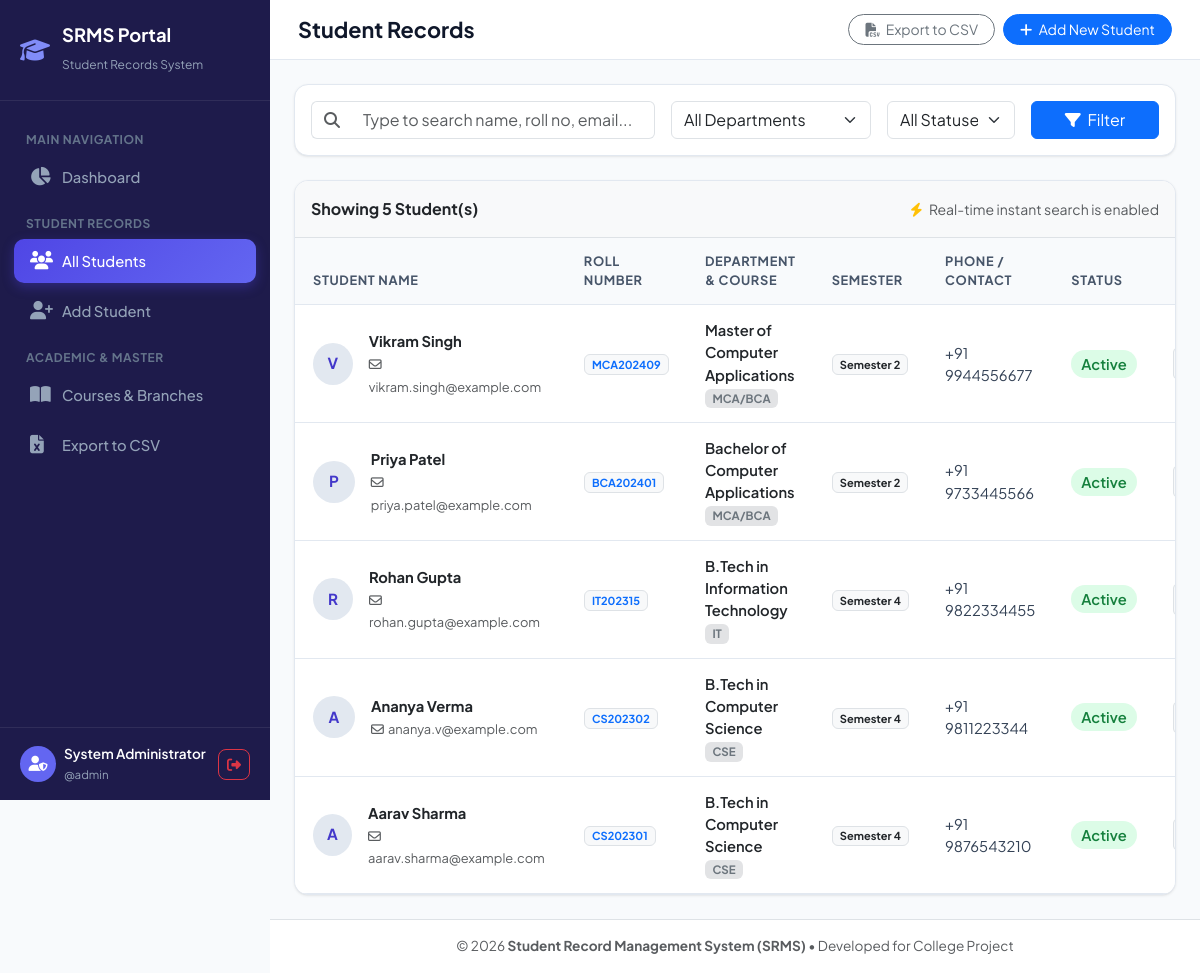
The app's page /students.php (signed in) with its own data.
### tables this page shows
CREATE TABLE `students` (
    `id` INT AUTO_INCREMENT PRIMARY KEY,
    `roll_no` VARCHAR(30) NOT NULL UNIQUE,
    `full_name` VARCHAR(100) NOT NULL,
    `email` VARCHAR(100) NOT NULL UNIQUE,
    `phone` VARCHAR(20) NOT NULL,
    `dob` DATE NOT NULL,
    `gender` ENUM('Male', 'Female', 'Other') NOT NULL DEFAULT 'Male',
    `dept_id` INT NOT NULL,
    `course_id` INT NOT NULL,
    `semester` VARCHAR(20) NOT NULL,
    `admission_year` INT NOT NULL,
    `photo` VARCHAR(255) NULL,
    `address` TEXT NULL,
    `status` ENUM('Active', 'Inactive', 'Graduated') NOT NULL DEFAULT 'Active',
    `created_at` TIMESTAMP DEFAULT CURRENT_TIMESTAMP,
    `updated_at` TIMESTAMP DEFAULT CURRENT_TIMESTAMP ON UPDATE CURRENT_TIMESTAMP,
    FOREIGN KEY (`dept_id`) REFERENCES `departments`(`id`) ON DELETE CASCADE,
    FOREIGN KEY (`course_id`) REFERENCES `courses`(`id`) ON DELETE CASCADE
);

CREATE TABLE `courses` (
    `id` INT AUTO_INCREMENT PRIMARY KEY,
    `dept_id` INT NOT NULL,
    `course_name` VARCHAR(100) NOT NULL,
    `course_code` VARCHAR(20) NOT NULL UNIQUE,
    `duration_years` INT NOT NULL DEFAULT 4,
    `created_at` TIMESTAMP DEFAULT CURRENT_TIMESTAMP,
    FOREIGN KEY (`dept_id`) REFERENCES `departments`(`id`) ON DELETE CASCADE
);

CREATE TABLE `departments` (
    `id` INT AUTO_INCREMENT PRIMARY KEY,
    `dept_name` VARCHAR(100) NOT NULL,
    `dept_code` VARCHAR(20) NOT NULL UNIQUE,
    `created_at` TIMESTAMP DEFAULT CURRENT_TIMESTAMP
);

### students.php (the view, shortened to what this page needs)
<?php
require_once __DIR__ . '/config/db.php';
$dept_filter = isset($_GET['department']) ? (int)$_GET['department'] : 0;
$search_query = isset($_GET['search']) ? trim($_GET['search']) : '';
$sql = "
    SELECT s.*, d.dept_name, d.dept_code, c.course_name, c.course_code
    FROM students s
    LEFT JOIN departments d ON s.dept_id = d.id
    LEFT JOIN courses c ON s.course_id = c.id
    WHERE 1=1
";
$params = [];
$sql .= " ORDER BY s.id DESC";
$stmt = $pdo->prepare($sql);
$stmt->execute($params);
$students = $stmt->fetchAll();
require_once __DIR__ . '/includes/header.php';
require_once __DIR__ . '/includes/sidebar.php';
?>
<div class="main-content">
    <header class="top-navbar">
        <h1 class="page-title">Student Records</h1>
        <div class="d-flex align-items-center gap-2">
            <a href="export.php<?php echo (!empty($dept_filter)) ? '?department='.$dept_filter : ''; ?>" class="btn btn-outline-secondary btn-sm rounded-pill px-3">
                <i class="fa-solid fa-file-csv me-1"></i> Export to CSV
            </a>
            <a href="student_add.php" class="btn btn-primary btn-sm rounded-pill px-3">
                <i class="fa-solid fa-plus me-1"></i> Add New Student
            </a>
        </div>
    </header>
    <div class="p-4">
        <div class="custom-card p-3 mb-4">
            <form method="GET" action="students.php" class="row g-3 align-items-center">
                <div class="col-md-5">
                    <div class="input-group">
                        <span class="input-group-text bg-white border-end-0"><i class="fa-solid fa-magnifying-glass text-muted"></i></span>
                        <input type="text" id="studentSearchInput" name="search" class="form-control border-start-0" placeholder="Type to search name, roll no, email..." value="<?php echo htmlspecialchars($search_query); ?>">
                    </div>
                </div>
                <div class="col-md-3">
                    <select name="department" class="form-select" onchange="this.form.submit()">
                        <option value="">All Departments</option>
                    </select>
                </div>
                <div class="col-md-2">
                    <select name="status" class="form-select" onchange="this.form.submit()">
                        <option value="">All Statuses</option>
                    </select>
                </div>
                <div class="col-md-2 d-flex gap-2">
                    <button type="submit" class="btn btn-primary w-100"><i class="fa-solid fa-filter me-1"></i> Filter</button>
                </div>
            </form>
        </div>
        <div class="custom-card overflow-hidden">
            <div class="p-3 bg-light border-bottom d-flex justify-content-between align-items-center">
                <span class="fw-bold text-dark">
                    Showing <?php echo count($students); ?> Student(s)
                </span>
                <small class="text-muted"><i class="fa-solid fa-bolt text-warning me-1"></i> Real-time instant search is enabled</small>
            </div>
            <div class="table-responsive">
                <table class="table table-custom align-middle">
                    <thead>
                        <tr>
                            <th>Student Name</th>
                            <th>Roll Number</th>
                            <th>Department & Course</th>
                            <th>Semester</th>
                            <th>Phone / Contact</th>
                            <th>Status</th>
                            <th class="text-end">Actions</th>
                        </tr>
                    </thead>
                    <tbody id="studentTableBody">
                        <?php if (!empty($students)): ?>
                            <?php foreach ($students as $row): ?>
                                <tr>
                                    <td>
                                        <div class="d-flex align-items-center gap-3">
                                            <?php if (!empty($row['photo']) && file_exists(__DIR__ . '/' . $row['photo'])): ?>
                                                <img src="<?php echo htmlspecialchars($row['photo']); ?>" class="avatar" alt="Avatar">
                                            <?php else: ?>
                                                <div class="avatar">
                                                    <?php echo strtoupper(substr($row['full_name'], 0, 1)); ?>
                                                </div>
                                            <?php endif; ?>
                                            <div>
                                                <div class="fw-bold text-dark"><?php echo htmlspecialchars($row['full_name']); ?></div>
                                                <small class="text-muted"><i class="fa-regular fa-envelope me-1"></i><?php echo htmlspecialchars($row['email']); ?></small>
                                            </div>
                                        </div>
                                    </td>
                                    <td>
                                        <span class="badge bg-light text-primary border fw-bold"><?php echo htmlspecialchars($row['roll_no']); ?></span>
                                    </td>
                                    <td>
                                        <div class="fw-semibold text-dark"><?php echo htmlspecialchars($row['course_name'] ?? 'N/A'); ?></div>
                                        <span class="badge bg-secondary-subtle text-secondary" style="font-size: 0.72rem;"><?php echo htmlspecialchars($row['dept_code'] ?? ''); ?></span>
                                    </td>
                                    <td><span class="badge bg-light text-dark border"><?php echo htmlspecialchars($row['semester']); ?></span></td>
                                    <td><?php echo htmlspecialchars($row['phone']); ?></td>
                                    <td>
                                        <?php if ($row['status'] === 'Active'): ?>
                                            <span class="badge-soft-success">Active</span>
                                        <?php elseif ($row['status'] === 'Graduated'): ?>
                                            <span class="badge-soft-primary">Graduated</span>
                                        <?php else: ?>
                                            <span class="badge-soft-warning">Inactive</span>
                                        <?php endif; ?>
                                    </td>
                                    <td class="text-end">
                                        <div class="btn-group btn-group-sm">
                                            <a href="student_view.php?id=<?php echo $row['id']; ?>" class="btn btn-light border" title="View Full Profile">
                                            </a>
                                        </div>
                                    </td>
                                </tr>
                            <?php endforeach; ?>
                        <?php endif; ?>
                    </tbody>
                </table>
            </div>
        </div>
    </div>
<?php require_once __DIR__ . '/includes/footer.php'; ?>

### assets/css/style.css (style rules this page uses)
:root { --primary: #4f46e5; --primary-hover: #4338ca; --primary-light: #eef2ff; --secondary: #0ea5e9; --dark: #0f172a; --sidebar-bg: #1e1b4b; --sidebar-hover: #312e81; --text-main: #334155; --text-muted: #64748b; --bg-body: #f8fafc; --card-bg: #ffffff; --border-color: #e2e8f0; --radius: 14px; --shadow-sm: 0 1px 3px 0 rgb(0 0 0 / 0.07), 0 1px 2px -1px rgb(0 0 0 / 0.07); --shadow-md: 0 4px 6px -1px rgb(0 0 0 / 0.07), 0 2px 4px -2px rgb(0 0 0 / 0.07); --shadow-xl: 0 20px 25px -5px rgb(0 0 0 / 0.08), 0 8px 10px -6px rgb(0 0 0 / 0.08); }
body { font-family: 'Plus Jakarta Sans', -apple-system, BlinkMacSystemFont, "Segoe UI", Roboto, sans-serif; background-color: var(--bg-body); color: var(--text-main); overflow-x: hidden; }
.main-content { flex-grow: 1; display: flex; flex-direction: column; min-width: 0; }
.top-navbar { background: #ffffff; border-bottom: 1px solid var(--border-color); padding: 14px 28px; display: flex; align-items: center; justify-content: space-between; position: sticky; top: 0; z-index: 99; }
.page-title { font-size: 1.35rem; font-weight: 700; color: #0f172a; margin: 0; }
.custom-card { background: #ffffff; border: 1px solid var(--border-color); border-radius: var(--radius); box-shadow: var(--shadow-sm); }
.table-custom { margin-bottom: 0; }
.table-custom thead th { background-color: #f8fafc; color: #475569; font-weight: 700; font-size: 0.8rem; text-transform: uppercase; letter-spacing: 0.05em; padding: 14px 18px; border-bottom: 1px solid var(--border-color); }
.table-custom tbody td { padding: 14px 18px; vertical-align: middle; font-size: 0.92rem; color: #334155; border-bottom: 1px solid var(--border-color); }
.avatar { width: 42px; height: 42px; border-radius: 50%; object-fit: cover; background: #e2e8f0; display: inline-flex; align-items: center; justify-content: center; font-weight: 700; color: #4338ca; font-size: 0.95rem; }
.badge-soft-success { background-color: #dcfce7; color: #15803d; font-weight: 600; padding: 5px 10px; border-radius: 20px; }

### records on screen
students: full_name "V", full_name "Vikram Singh", email "vikram.singh@example.com", roll_no "MCA202409", course.course_name "Master of Computer Applications", dept.dept_code "MCA/BCA", semester "Semester 2", phone "+91 9944556677", status "Active"
students: full_name "P", full_name "Priya Patel", email "priya.patel@example.com", roll_no "BCA202401", course.course_name "Bachelor of Computer Applications", dept.dept_code "MCA/BCA", semester "Semester 2", phone "+91 9733445566", status "Active"
students: full_name "R", full_name "Rohan Gupta", email "rohan.gupta@example.com", roll_no "IT202315", course.course_name "B.Tech in Information Technology", dept.dept_code "IT", semester "Semester 4", phone "+91 9822334455", status "Active"
students: full_name "A", full_name "Ananya Verma", email "ananya.v@example.com", roll_no "CS202302", course.course_name "B.Tech in Computer Science", dept.dept_code "CSE", semester "Semester 4", phone "+91 9811223344", status "Active"
students: full_name "A", full_name "Aarav Sharma", email "aarav.sharma@example.com", roll_no "CS202301", course.course_name "B.Tech in Computer Science", dept.dept_code "CSE", semester "Semester 4", phone "+91 9876543210", status "Active"

### other values on screen
$admin_name "System Administrator"
$admin_user "admin"
count($students) "5"
